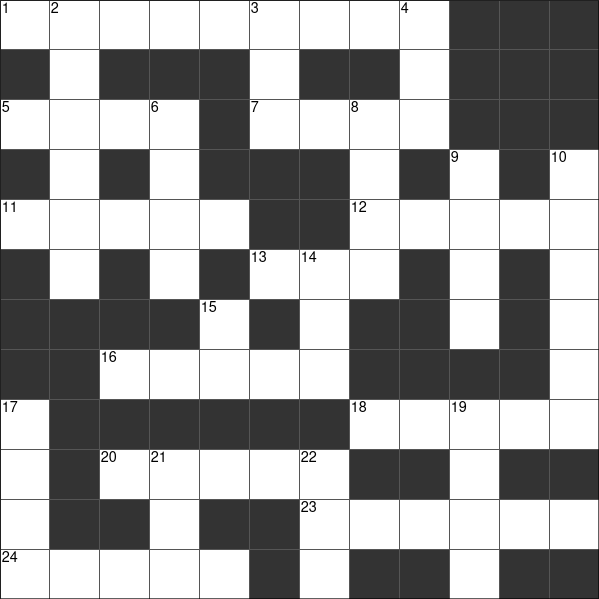
#> input picture 12x12.png, 599 x 599 px
$ python ocr_extend.py --image ../12x12.png
#> lines starting #> are read from the running program, lines starting #| are printed output that depends on the picture; after the words box and inside, x2 and y2 are one past the last pixel; in counts of white or black regions, pixels touching at a corner belong together
import cv2
import numpy as np
import pytesseract
from PIL import Image
import re
import os
from typing import List, Optional, Dict
from enum import Enum
from collections import defaultdict


class GridFormat(Enum):
    """Types of crossword grid formats"""

    STANDARD = "standard"  # Rectangular grid with black cells
    IRREGULAR = "irregular"  # Scattered cell layout
    UNKNOWN = "unknown"


class EnhancedCrosswordExtractor:
    """Extract crossword grid from both standard and irregular formats"""

    def __init__(self, image_path: str, debug: bool = False):
        self.image_path = image_path
        self.debug = debug
        self.image = None
        self.grid = None
        self.grid_format = GridFormat.UNKNOWN
        self.cells = []  # Individual detected cells

        self._load_image()

    def _load_image(self):
        """Load and validate the input image"""
        print(f"Loading image: {self.image_path}")

        if not os.path.exists(self.image_path):
            raise FileNotFoundError(f"Image not found: {self.image_path}")

        self.image = cv2.imread(self.image_path)

        if self.image is None:
            raise ValueError(f"Failed to load image: {self.image_path}")

        print(f"Image loaded: {self.image.shape[1]}x{self.image.shape[0]} pixels")

    def detect_grid_format(self) -> GridFormat:
        """
        Automatically detect which format the crossword uses
        Returns: GridFormat enum
        """
        print("Detecting grid format...")

        gray = cv2.cvtColor(self.image, cv2.COLOR_BGR2GRAY)

        # Apply threshold
        _, thresh = cv2.threshold(gray, 127, 255, cv2.THRESH_BINARY_INV)

        # Find all contours
        contours, _ = cv2.findContours(thresh, cv2.RETR_TREE, cv2.CHAIN_APPROX_SIMPLE)

        # Filter for rectangular contours (cells)
        rectangles = []
        for contour in contours:
            area = cv2.contourArea(contour)
            if area < 100 or area > self.image.shape[0] * self.image.shape[1] * 0.8:
                continue

            peri = cv2.arcLength(contour, True)
            approx = cv2.approxPolyDP(contour, 0.02 * peri, True)

            if len(approx) == 4:
                x, y, w, h = cv2.boundingRect(contour)
                aspect_ratio = float(w) / h if h > 0 else 0

                # Check if roughly square (cell-like)
                if 0.7 < aspect_ratio < 1.3 and w > 20 and h > 20:
                    rectangles.append((x, y, w, h, area))

        if len(rectangles) < 4:
            print("Warning: Too few cells detected")
            return GridFormat.UNKNOWN

        print(f"Detected {len(rectangles)} potential cells")

        # Analyze cell distribution
        rectangles.sort(key=lambda r: (r[1], r[0]))  # Sort by y, then x

        # Check if cells form a regular grid (standard format)
        y_positions = [r[1] for r in rectangles]
        x_positions = [r[0] for r in rectangles]

        # Count unique rows and columns (with tolerance)
        def count_unique_positions(positions, tolerance=15):
            if not positions:
                return 0
            unique = [positions[0]]
            for pos in positions[1:]:
                if all(abs(pos - u) > tolerance for u in unique):
                    unique.append(pos)
            return len(unique)

        unique_rows = count_unique_positions(y_positions)
        unique_cols = count_unique_positions(x_positions)

        # If cells align in clear rows/columns, it's standard format
        expected_cells = unique_rows * unique_cols
        actual_cells = len(rectangles)

        alignment_ratio = actual_cells / expected_cells if expected_cells > 0 else 0

        print(f"Analysis: {unique_rows} rows x {unique_cols} cols")
        print(f"Expected cells: {expected_cells}, Actual: {actual_cells}")
        print(f"Alignment ratio: {alignment_ratio:.2f}")

        if alignment_ratio > 0.5 and unique_rows >= 3 and unique_cols >= 3:
            self.grid_format = GridFormat.STANDARD
            print("✓ Detected: STANDARD rectangular grid format")
        else:
            self.grid_format = GridFormat.IRREGULAR
            print("✓ Detected: IRREGULAR scattered grid format")

        return self.grid_format

    # [170 lines left out: functions extract_cells_irregular, _extract_cell_number, build_irregular_grid_structure, not called in this run]

    def extract_standard_grid(self) -> List[List[str]]:
        """
        Extract grid from standard rectangular format
        """
        print("Extracting standard grid format...")

        gray = cv2.cvtColor(self.image, cv2.COLOR_BGR2GRAY)

        # Apply adaptive threshold
        thresh = cv2.adaptiveThreshold(
            gray, 255, cv2.ADAPTIVE_THRESH_GAUSSIAN_C, cv2.THRESH_BINARY_INV, 11, 2
        )

        if self.debug:
            cv2.imwrite("debug_standard_thresh.png", thresh)

        # Detect grid lines using Hough transform
        edges = cv2.Canny(thresh, 50, 150, apertureSize=3)
        lines = cv2.HoughLinesP(
            edges, 1, np.pi / 180, threshold=100, minLineLength=50, maxLineGap=10
        )

        if lines is None:
            print("Warning: No lines detected, using morphology approach")
            return self._extract_standard_grid_morphology(thresh)

        # Separate horizontal and vertical lines
        h_lines = []
        v_lines = []

        for line in lines:
            x1, y1, x2, y2 = line[0]

            if abs(y2 - y1) < 10:  # Horizontal line
                h_lines.append(y1)
            elif abs(x2 - x1) < 10:  # Vertical line
                v_lines.append(x1)

        # Cluster lines
        h_lines = self._cluster_lines(h_lines)
        v_lines = self._cluster_lines(v_lines)

        print(f"Detected {len(h_lines)} horizontal and {len(v_lines)} vertical lines")

        if len(h_lines) < 2 or len(v_lines) < 2:
            print("Warning: Insufficient lines, using morphology approach")
            return self._extract_standard_grid_morphology(thresh)

        # Build grid based on detected lines
        rows = len(h_lines) - 1
        cols = len(v_lines) - 1
        grid = []

        for r in range(rows):
            row = []
            for c in range(cols):
                y1 = h_lines[r] + 5
                y2 = h_lines[r + 1] - 5
                x1 = v_lines[c] + 5
                x2 = v_lines[c + 1] - 5

                # Check if cell is black/blocked
                cell = gray[y1:y2, x1:x2]
                if cell.size == 0:
                    row.append("X")
                    continue

                avg_intensity = np.mean(cell)

                # If mostly dark, it's blocked
                if avg_intensity < 100:
                    row.append("X")
                else:
                    row.append("_")

            grid.append(row)

        print(f"Extracted {rows} x {cols} standard grid")

        if self.debug:
            self._visualize_grid(grid)

        return grid

    # [53 lines left out: function _extract_standard_grid_morphology, not called in this run]

    def _cluster_lines(self, lines: List[int], tolerance: int = 15) -> List[int]:
        """Cluster nearby line positions"""
        if not lines:
            return []

        lines = sorted(lines)
        clusters = [[lines[0]]]

        for line in lines[1:]:
            if abs(line - np.mean(clusters[-1])) < tolerance:
                clusters[-1].append(line)
            else:
                clusters.append([line])

        return [int(np.mean(cluster)) for cluster in clusters]

    # [22 lines left out: functions _find_peaks, _visualize_grid, not called in this run]

    def extract_grid(self) -> List[List[str]]:
        """
        Main method to extract grid - automatically handles both formats
        """
        # Detect format
        fmt = self.detect_grid_format()

        if fmt == GridFormat.IRREGULAR:
            cells = self.extract_cells_irregular()
            self.grid = self.build_irregular_grid_structure(cells)
        elif fmt == GridFormat.STANDARD:
            self.grid = self.extract_standard_grid()
        else:
            print("Warning: Unknown format, attempting standard extraction")
            self.grid = self.extract_standard_grid()

        return self.grid

    def save_grid(self, filename: str = "grid.txt"):
        """Save extracted grid to file"""
        if self.grid is None:
            print("Warning: No grid to save")
            return

        print(f"\nSaving grid to {filename}...")

        with open(filename, "w") as f:
            for row in self.grid:
                f.write("".join(row) + "\n")

        print(f"✓ Grid saved: {len(self.grid)}x{len(self.grid[0]) if self.grid else 0}")

    def extract_word_list(self, filename: str = "word.txt") -> List[str]:
        """
        Extract word list from image (if available in Word Box)
        """
        print("\nExtracting word list...")

        gray = cv2.cvtColor(self.image, cv2.COLOR_BGR2GRAY)

        # Look for text regions (typically at bottom)
        h, w = gray.shape
        text_region = gray[int(h * 0.7) : h, 0:w]

        # OCR for words
        text = pytesseract.image_to_string(text_region)

        # Parse words
        words = []
        for line in text.split("\n"):
            # Extract individual words
            line_words = re.findall(r"\b[a-z]{2,}\b", line.lower())
            words.extend(line_words)

        # Remove duplicates
        words = list(set(words))

        if words:
            print(f"✓ Extracted {len(words)} words")
            with open(filename, "w") as f:
                for word in sorted(words):
                    f.write(word + "\n")
        else:
            print("No words extracted from image")

        return words


def main():
    """Test the enhanced extractor"""
    import argparse

    parser = argparse.ArgumentParser(description="Enhanced Crossword Extractor")
    parser.add_argument("--image", required=True, help="Path to crossword image")
    parser.add_argument("--debug", action="store_true", help="Enable debug mode")
    parser.add_argument("--output", default="grid.txt", help="Output grid file")

    args = parser.parse_args()

    print("=" * 70)
    print("ENHANCED CROSSWORD EXTRACTOR")
    print("Supports both standard and irregular grid formats")
    print("=" * 70)

    extractor = EnhancedCrosswordExtractor(args.image, debug=args.debug)
#> in _load_image, self.image is the input picture: shape (599, 599, 3); min 0, max 255, mean 159.9
#| Image loaded: 599x599 pixels

    grid = extractor.extract_grid()
#> in detect_grid_format, `_, thresh = cv2.threshold(gray, 127, 255, cv2.THRESH_BINARY_INV)`:
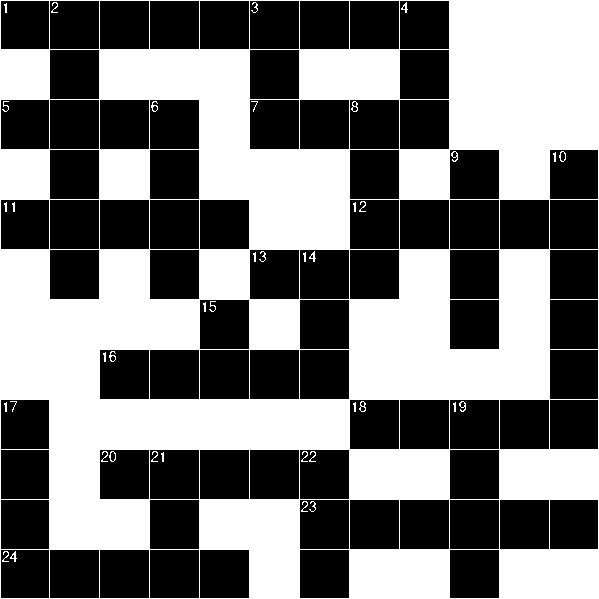
#> thresh: shape (599, 599); 47.2% white; 40 white regions (2 under 20 px)
#> in detect_grid_format, `contours, _ = cv2.findContours(thresh, cv2.RETR_TREE, cv2.CHAIN_APPROX..`: contours = 133 contours, 33 with area under 20; largest, box (x1, y1, x2, y2) and area: (0, 0, 599, 599) 357604, (499, 499, 550, 550) 2498, (449, 499, 500, 550) 2498, (399, 499, 450, 550) 2498, (349, 499, 400, 550) 2498
#> the loop in detect_grid_format, `for contour in contours:` made 133 passes
#> (area, peri, approx, x, y, w, h, aspect_ratio) on passes 2 to 6: (2448, 195.7, [[449, 550], [498, 549], [499, 597], [450, 598]], 449, 549, 51, 50, 1.02), (2448, 195.7, [[299, 550], [348, 549], [349, 597], [300, 598]], 299, 549, 51, 50, 1.02), (2448, 195.7, [[199, 550], [248, 549], [249, 597], [200, 598]], 199, 549, 51, 50, 1.02), (2448, 195.7, [[149, 550], [198, 549], [199, 597], [150, 598]], 149, 549, 51, 50, 1.02), (2448, 195.7, [[99, 550], [148, 549], [149, 597], [100, 598]], 99, 549, 51, 50, 1.02)
#> after the loop in detect_grid_format, `for contour in contours:`: rectangles = 80 items, first 6: (449, 549, 51, 50, 2448), (299, 549, 51, 50, 2448), (199, 549, 51, 50, 2448), (149, 549, 51, 50, 2448), (99, 549, 51, 50, 2448), (49, 549, 51, 50, 2448)
#| Detected 80 potential cells
#> in detect_grid_format, `y_positions = [r[1] for r in rectangles]`: y_positions = 80 values from 0 to 549
#> in detect_grid_format, `x_positions = [r[0] for r in rectangles]`: x_positions = 80 values, max 549 at index 24, min 0 at index 0, mean 264.1
#> in count_unique_positions, `unique = [positions[0]]`: unique = [0]
#> the loop in count_unique_positions, `for pos in positions[1:]:` made 79 passes
#> after the loop in count_unique_positions, `for pos in positions[1:]:`: unique = [0, 49, 99, 149, 199, 249, 299, 349, 399, 449, 499, 549]
#> in detect_grid_format, `unique_rows = count_unique_positions(y_positions)`: unique_rows = 12
#> the loop in count_unique_positions (call 2), `for pos in positions[1:]:` made 79 passes
#> pos on passes 1 to 8: 49, 99, 149, 199, 249, 299, 349, 399
#> in detect_grid_format, `expected_cells = unique_rows * unique_cols`: expected_cells = 144
#> in detect_grid_format, `actual_cells = len(rectangles)`: actual_cells = 80
#> in detect_grid_format, `alignment_ratio = actual_cells / expected_cells if expected_cells > 0 ..`: alignment_ratio = 0.556
#| Analysis: 12 rows x 12 cols
#| Expected cells: 144, Actual: 80
#| Alignment ratio: 0.56
#> in extract_standard_grid, `thresh = cv2.adaptiveThreshold( gray, 255, cv2.ADAPTIVE_THRESH_GAUSSIA..`:
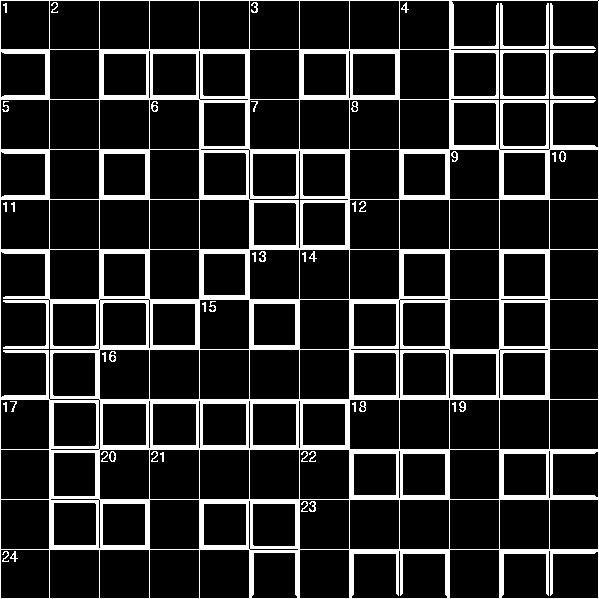
#> thresh: shape (599, 599); 14.6% white; 44 white regions, largest, box (x1, y1, x2, y2) and area: (0, 0, 599, 599) 49328, (500, 50, 549, 99) 556, (500, 3, 549, 49) 403
#> in extract_standard_grid, `edges = cv2.Canny(thresh, 50, 150, apertureSize=3)`:
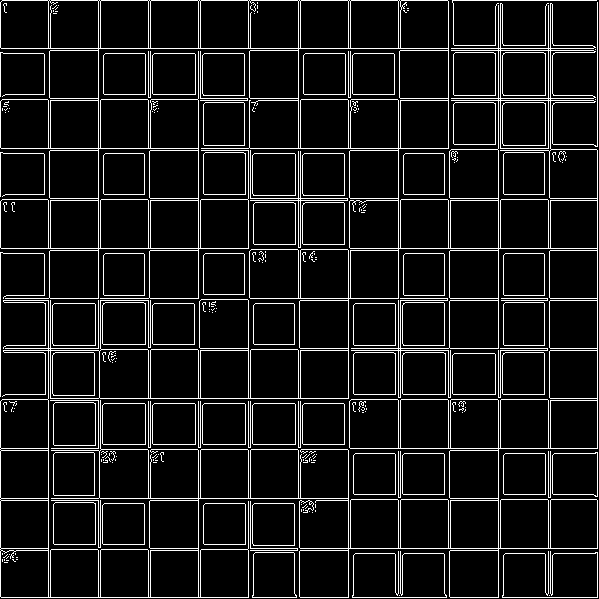
#> edges: shape (599, 599); 9% white in thin lines or dots
#> in extract_standard_grid, `lines = cv2.HoughLinesP( edges, 1, np.pi / 180, threshold=100, minLine..`: lines = 123 rows, first 6: [1, 597, 597, 597], [2, 0, 596, 0], [1, 48, 597, 48], [498, 596, 498, 3], [398, 593, 398, 100], [597, 596, 597, 2]
#> the loop in extract_standard_grid, `for line in lines:` made 123 passes
#> line on passes 27 to 34: [[1, 498, 348, 498]], [[550, 593, 550, 398]], [[448, 147, 448, 1]], [[98, 350, 98, 1]], [[3, 350, 100, 350]], [[200, 497, 200, 348]], [[400, 98, 593, 98]], [[248, 198, 397, 198]]
#> the loop in _cluster_lines, `for line in lines[1:]:` made 62 passes
#> line on passes 1 to 8: 45, 48, 50, 52, 53, 53, 94, 95
#> the loop in _cluster_lines (call 2), `for line in lines[1:]:` made 59 passes
#> line on passes 1 to 8: 48, 48, 50, 53, 98, 98, 98, 100
#| Detected 13 horizontal and 13 vertical lines
#| Extracted 12 x 12 standard grid
    extractor.save_grid(args.output)
#> the loop in save_grid, `for row in self.grid:` made 12 passes
#| ✓ Grid saved: 12x12

    # Try to extract words
    extractor.extract_word_list()
#> in extract_word_list, `text_region = gray[int(h * 0.7) : h, 0:w]`:
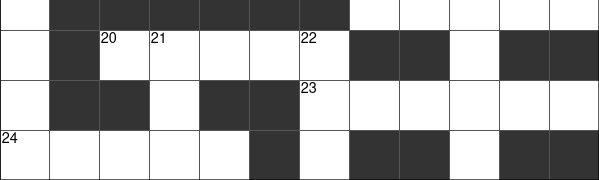
#> text_region: shape (180, 599); min 0, max 255, mean 167
#> (the call stopped at in extract_word_list, `text = pytesseract.image_to_string(text_region)`: pytesseract is not available in this run)

    print("\n" + "=" * 70)
    print("EXTRACTION COMPLETE")
    print("=" * 70)


if __name__ == "__main__":
    main()

$ run again, on 5x5.png
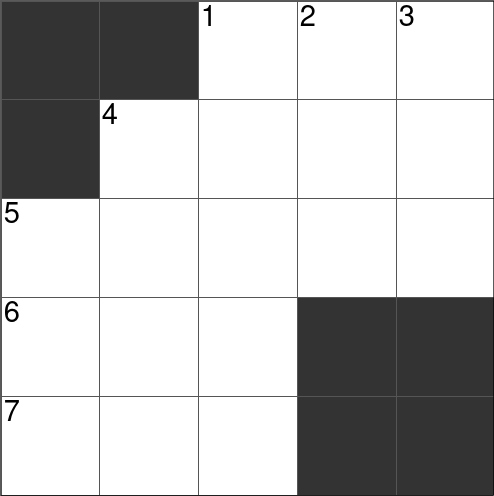
#> input picture 5x5.png, 494 x 496 px
#> in _load_image, self.image is the input picture: shape (496, 494, 3); min 0, max 255, mean 194
#| Image loaded: 494x496 pixels
#> in detect_grid_format, `_, thresh = cv2.threshold(gray, 127, 255, cv2.THRESH_BINARY_INV)`:
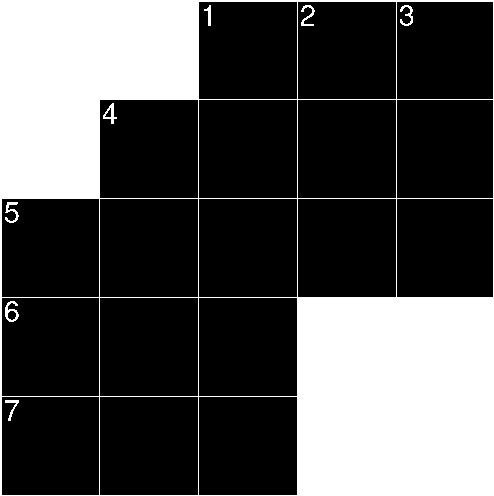
#> thresh: shape (496, 494); 30.2% white; 8 white regions
#> contours = 28 contours; largest, box (x1, y1, x2, y2) and area: (0, 0, 494, 496) 244035, (198, 396, 298, 496) 9799, (99, 396, 199, 496) 9799, (198, 297, 298, 397) 9799, (99, 297, 199, 397) 9799
#> the loop in detect_grid_format, `for contour in contours:` made 28 passes
#> (area, peri, approx, x, y, w, h, aspect_ratio) on passes 2, 3, 4, 6, 7: (9799, 393.7, [[198, 397], [296, 396], [297, 494], [199, 495]], 198, 396, 100, 100, 1), (9799, 393.7, [[99, 397], [197, 396], [198, 494], [100, 495]], 99, 396, 100, 100, 1), (9700, 391.7, [[1, 397], [98, 396], [99, 494], [2, 495]], 1, 396, 99, 100, 0.99), (9799, 393.7, [[198, 298], [296, 297], [297, 395], [199, 396]], 198, 297, 100, 100, 1), (9799, 393.7, [[99, 298], [197, 297], [198, 395], [100, 396]], 99, 297, 100, 100, 1)
#> after the loop in detect_grid_format, `for contour in contours:`: rectangles = 18 items, first 6: (198, 396, 100, 100, 9799), (99, 396, 100, 100, 9799), (1, 396, 99, 100, 9700), (198, 297, 100, 100, 9799), (99, 297, 100, 100, 9799), (1, 297, 99, 100, 9700)
#| Detected 18 potential cells
#> y_positions = [1, 1, 1, 99, 99, 99, 99, 198, 198, 198, 198, 198, 297, 297, 297, 396, 396, 396]
#> x_positions = [198, 297, 396, 99, 198, 297, 396, 1, 99, 198, 297, 396, 1, 99, 198, 1, 99, 198]
#> in count_unique_positions, `unique = [positions[0]]`: unique = [1]
#> the loop in count_unique_positions, `for pos in positions[1:]:` made 17 passes
#> pos on passes 3 to 10: 99, 99, 99, 99, 198, 198, 198, 198
#> after the loop in count_unique_positions, `for pos in positions[1:]:`: unique = [1, 99, 198, 297, 396]
#> unique_rows = 5
#> the loop in count_unique_positions (call 2), `for pos in positions[1:]:` made 17 passes
#> pos on passes 1 to 8: 297, 396, 99, 198, 297, 396, 1, 99
#> expected_cells = 25
#> actual_cells = 18
#> alignment_ratio = 0.72
#| Analysis: 5 rows x 5 cols
#| Expected cells: 25, Actual: 18
#| Alignment ratio: 0.72
#> edges: shape (496, 494); 4.8% white in thin lines or dots
#> in extract_standard_grid, `lines = cv2.HoughLinesP( edges, 1, np.pi / 180, threshold=100, minLine..`: lines = 28 rows, first 6: [395, 492, 395, 2], [2, 296, 492, 296], [397, 492, 397, 2], [2, 494, 491, 494], [296, 493, 296, 2], [492, 493, 492, 2]
#> the loop in extract_standard_grid, `for line in lines:` made 28 passes
#> after the loop in extract_standard_grid, `for line in lines:`: h_lines = [296, 494, 397, 395, 1, 199, 98, 100, 197, 298, 399, 4, 392, 301]; v_lines = [395, 397, 296, 492, 1, 199, 98, 197, 100, 298, 301, 4, 399, 392]
#> in _cluster_lines, `lines = sorted(lines)`: lines = [1, 4, 98, 100, 197, 199, 296, 298, 301, 392, 395, 397, 399, 494]
#> in _cluster_lines, `clusters = [[lines[0]]]`: clusters = [[1]]
#> the loop in _cluster_lines, `for line in lines[1:]:` made 13 passes
#> line on passes 1 to 8: 4, 98, 100, 197, 199, 296, 298, 301
#> after the loop in _cluster_lines, `for line in lines[1:]:`: clusters = [[1, 4], [98, 100], [197, 199], [296, 298, 301], [392, 395, 397, 399], [494]]
#> in extract_standard_grid, `h_lines = self._cluster_lines(h_lines)`: h_lines = [2, 99, 198, 298, 395, 494]
#> the loop in _cluster_lines (call 2), `for line in lines[1:]:` made 13 passes
#> in extract_standard_grid, `v_lines = self._cluster_lines(v_lines)`: v_lines = [2, 99, 198, 298, 395, 492]
#| Detected 6 horizontal and 6 vertical lines
#> rows = 5
#> after the loop in extract_standard_grid, `for r in range(rows):`: grid = [['X', 'X', '_', '_', '_'], ['X', '_', '_', '_', '_'], ['_', '_', '_', '_', '_'], ['_', '_', '_', 'X', 'X'], ['_', '_', '_', 'X', 'X']]
#| Extracted 5 x 5 standard grid
#> self.grid has the same summary as grid in extract_standard_grid
#> the loop in save_grid, `for row in self.grid:` made 5 passes
#| ✓ Grid saved: 5x5
#> in extract_word_list, `text_region = gray[int(h * 0.7) : h, 0:w]`:
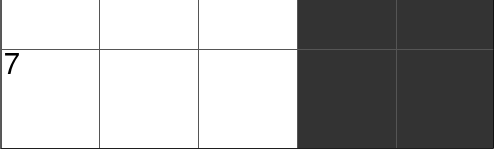
#> text_region: shape (149, 494); min 0, max 255, mean 170.5
